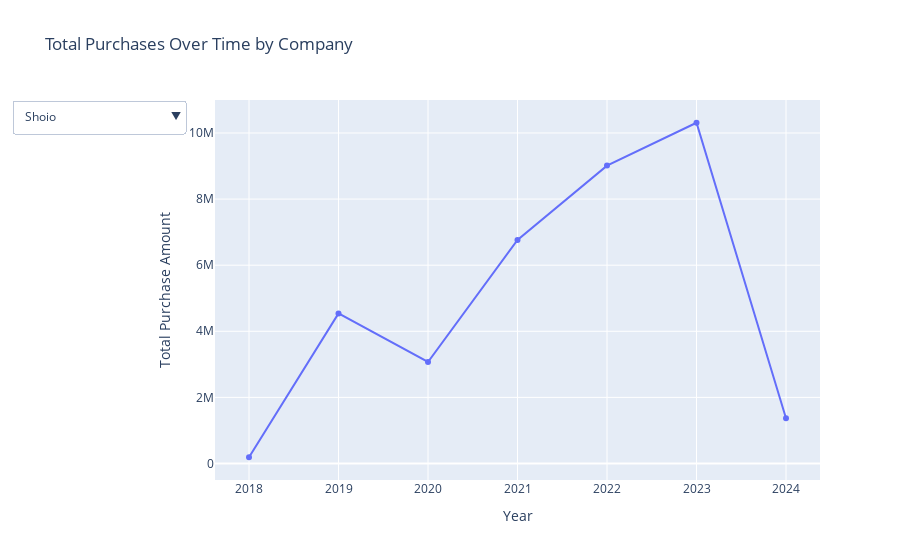

Write notebook code for a chart like this one.
### Code cell
import plotly.express as px
import plotly.graph_objects as go
from plotly.subplots import make_subplots

# Function to create a figure for a specific company
def create_figure(company):
    filtered_df = company_purchases_yearly[company_purchases_yearly['COMPANY_NAME'] == company]
    fig = px.line(filtered_df, x='year', y='TOTAL_AMOUNT', title=f'Total Purchases Over Time for {company}')
    fig.update_layout(xaxis_title='Year', yaxis_title='Total Purchase Amount')
    return fig

# Create a dropdown menu with Plotly
dropdown_buttons = [
    {
        'label': company,
        'method': 'update',
        'args': [{'visible': [company == comp for comp in top_companies]}]
    }
    for company in top_companies
]

# Create subplots (one for each company initially set to not visible)
fig = make_subplots(rows=1, cols=1)

# Add a trace for each company
for company in top_companies:
    filtered_df = company_purchases_yearly[company_purchases_yearly['COMPANY_NAME'] == company]
    fig.add_trace(
        go.Scatter(x=filtered_df['year'], y=filtered_df['TOTAL_AMOUNT'], mode='lines+markers', name=company),
        row=1, col=1
    )

# Update layout with dropdown menu
fig.update_layout(
    title='Total Purchases Over Time by Company',
    xaxis_title='Year',
    yaxis_title='Total Purchase Amount',
    updatemenus=[{
        'buttons': dropdown_buttons,
        'direction': 'down',
        'showactive': True
    }]
)

# Initially, show the first company's data only
fig.update_traces(visible=False)
fig.data[0].visible = True

fig.show()

### Figure 1 — Plotly figure (JSON) as saved in the notebook; plotly's stock layout.template omitted (floating-point values rounded to 4 significant figures)
{"data": [{"mode": "lines+markers", "name": "Primo Pobre", "type": "scatter", "visible": false, "x": [2019, 2020, 2021, 2022, 2023], "xaxis": "x", "y": [5851000.0, 7724000.0, 10540000.0, 11130000.0, 5043000.0], "yaxis": "y"}, {"mode": "lines+markers", "name": "Shoio", "type": "scatter", "visible": true, "x": [2018, 2019, 2020, 2021, 2022, 2023, 2024], "xaxis": "x", "y": [188700.0, 4541000.0, 3071000.0, 6762000.0, 9012000.0, 10310000.0, 1367000.0], "yaxis": "y"}, {"mode": "lines+markers", "name": "Cantina da Massa", "type": "scatter", "visible": false, "x": [2021, 2022, 2023, 2024], "xaxis": "x", "y": [5386000.0, 11590000.0, 11640000.0, 1889000.0], "yaxis": "y"}, {"mode": "lines+markers", "name": "BSB Vila Cinco", "type": "scatter", "visible": false, "x": [2018, 2019, 2020, 2021, 2022, 2023, 2024], "xaxis": "x", "y": [632200.0, 5966000.0, 2679000.0, 4643000.0, 6803000.0, 5857000.0, 467000.0], "yaxis": "y"}, {"mode": "lines+markers", "name": "Iate - Vila Cinco", "type": "scatter", "visible": false, "x": [2023, 2024], "xaxis": "x", "y": [21720000.0, 3441000.0], "yaxis": "y"}, {"mode": "lines+markers", "name": "Victrola", "type": "scatter", "visible": false, "x": [2014, 2015, 2016, 2017, 2018, 2019, 2020], "xaxis": "x", "y": [2858000.0, 4261000.0, 3394000.0, 2197000.0, 2681000.0, 2725000.0, 283800.0], "yaxis": "y"}, {"mode": "lines+markers", "name": "Aero Vila Cinco", "type": "scatter", "visible": false, "x": [2018, 2019, 2020, 2021, 2022, 2023, 2024], "xaxis": "x", "y": [225000.0, 4615000.0, 1976000.0, 2770000.0, 5168000.0, 3106000.0, 231800.0], "yaxis": "y"}, {"mode": "lines+markers", "name": "Alfredos 408n", "type": "scatter", "visible": false, "x": [2020, 2021, 2022, 2023, 2024], "xaxis": "x", "y": [219300.0, 2860000.0, 5140000.0, 7539000.0, 1130000.0], "yaxis": "y"}, {"mode": "lines+markers", "name": "XAMAM", "type": "scatter", "visible": false, "x": [2020, 2021, 2022, 2023, 2024], "xaxis": "x", "y": [8549000.0, 3685000.0, 2211000.0, 1918000.0, 90390.0], "yaxis": "y"}, {"mode": "lines+markers", "name": "Costelaria Gaucha Lago", "type": "scatter", "visible": false, "x": [2021, 2022, 2023, 2024], "xaxis": "x", "y": [101500.0, 824500.0, 13220000.0, 2074000.0], "yaxis": "y"}], "layout": {"autosize": true, "title": {"text": "Total Purchases Over Time by Company"}, "updatemenus": [{"active": 1, "buttons": [{"args": [{"visible": [true, false, false, false, false, false, false, false, false, false]}], "label": "Primo Pobre", "method": "update"}, {"args": [{"visible": [false, true, false, false, false, false, false, false, false, false]}], "label": "Shoio", "method": "update"}, {"args": [{"visible": [false, false, true, false, false, false, false, false, false, false]}], "label": "Cantina da Massa", "method": "update"}, {"args": [{"visible": [false, false, false, true, false, false, false, false, false, false]}], "label": "BSB Vila Cinco", "method": "update"}, {"args": [{"visible": [false, false, false, false, true, false, false, false, false, false]}], "label": "Iate - Vila Cinco", "method": "update"}, {"args": [{"visible": [false, false, false, false, false, true, false, false, false, false]}], "label": "Victrola", "method": "update"}, {"args": [{"visible": [false, false, false, false, false, false, true, false, false, false]}], "label": "Aero Vila Cinco", "method": "update"}, {"args": [{"visible": [false, false, false, false, false, false, false, true, false, false]}], "label": "Alfredos 408n", "method": "update"}, {"args": [{"visible": [false, false, false, false, false, false, false, false, true, false]}], "label": "XAMAM", "method": "update"}, {"args": [{"visible": [false, false, false, false, false, false, false, false, false, true]}], "label": "Costelaria Gaucha Lago", "method": "update"}], "direction": "down", "showactive": true}], "xaxis": {"anchor": "y", "autorange": true, "domain": [0, 1], "range": [2018.0, 2024.0], "title": {"text": "Year"}, "type": "linear"}, "yaxis": {"anchor": "x", "autorange": true, "domain": [0, 1], "range": [-646600.0, 11140000.0], "title": {"text": "Total Purchase Amount"}, "type": "linear"}}}
